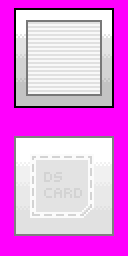
#> input picture app/assets/classic-ds/grf/box.bmp, 64 x 128 px (shown 2 times larger)
$ python measure.py ../../app/assets/classic-ds/grf/box.bmp --scale 1.0 row 5
#> lines starting #> are read from the running program, lines starting #| are printed output that depends on the picture
#!/usr/bin/env python3
"""Prints where brightness changes along a row or column of a reference image, in DS pixels.

    python3 tools/shell-lab/measure.py refs/dsi-white.png --scale 1.918 --offset=-2.25,0.111 row 790
    python3 tools/shell-lab/measure.py refs/dsi-white.png --scale 1.918 --offset=-2.25,0.111 col 512 --from 420 --to 640

A DS pixel is image pixel / scale + offset. Get the scale from something of known size, such as a
screen's active area, which is 256 DS pixels wide. Each line shows the image pixel, the DS pixel,
and the brightness either side, so bezels, seams and outlines show up as runs of changes.
Needs Pillow and NumPy.
"""
import argparse

import numpy as np
from PIL import Image


def main():
    parser = argparse.ArgumentParser(description=__doc__, formatter_class=argparse.RawDescriptionHelpFormatter)
    parser.add_argument("image")
    parser.add_argument("--scale", type=float, required=True, help="image pixels per DS pixel")
    parser.add_argument("--offset", default="0,0", help="DS x,y offset")
    parser.add_argument("direction", choices=("row", "col"))
    parser.add_argument("at", type=int, help="the row's y or the column's x, in image pixels")
    parser.add_argument("--from", dest="start", type=int, default=0)
    parser.add_argument("--to", dest="end", type=int)
    parser.add_argument("--step", type=int, default=6, help="smallest brightness change to show")
    args = parser.parse_args()

    image = Image.open(args.image).convert("RGBA")
    pixels = np.asarray(image).astype(int)
    grey = pixels[..., :3].mean(2)
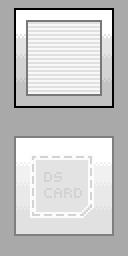
#> grey: shape (128, 64) float64 (shown 2 times larger); min 0, max 255, mean 198.2
    grey[pixels[..., 3] < 128] = -1     # transparent, shown as -1
    ox, oy = (float(v) for v in args.offset.split(","))
    line = grey[args.at, :] if args.direction == "row" else grey[:, args.at]
#> line = 64 values, max 255 at index 8, min 0 at index 7, mean 228.3
    end = args.end or len(line)
#> end = 64
    offset = ox if args.direction == "row" else oy
    for i in range(max(args.start, 1), end):
        if abs(line[i] - line[i - 1]) >= args.step:
            print(f"image {i:5}  DS {i / args.scale + offset:7.2f}   {int(line[i - 1]):4} > {int(line[i])}")
#> this loop made 63 passes
#| image     7  DS    7.00    169 > 0
#| image     8  DS    8.00      0 > 255
#| image    56  DS   56.00    255 > 0
#| image    57  DS   57.00      0 > 169


if __name__ == "__main__":
    main()
